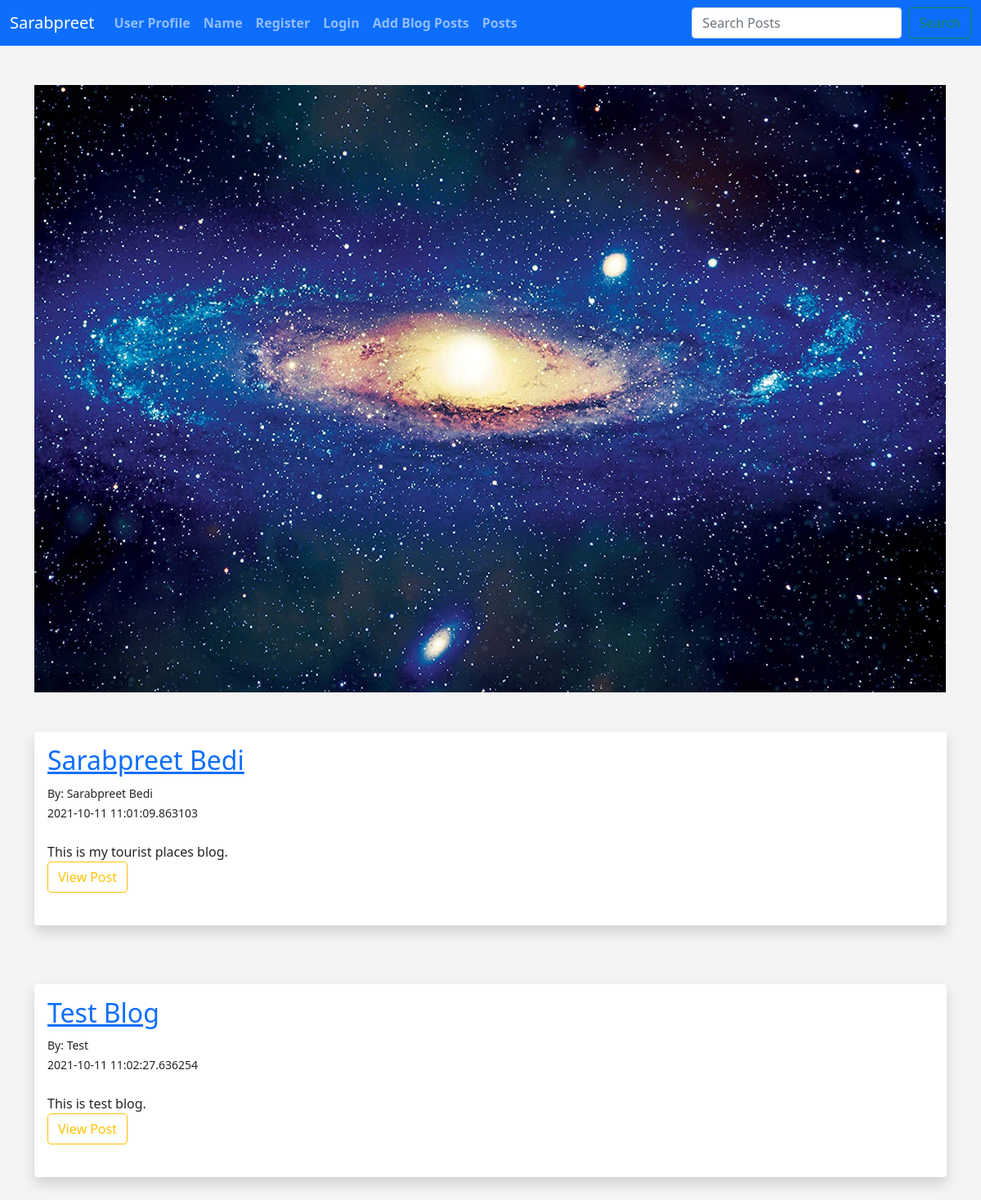
The page /posts on the database its author committed.
### app.py (models this page shows, shortened)
class Posts(db.Model):
     id = db.Column(db.Integer, primary_key=True)
     title = db.Column(db.String(255))
     content = db.Column(db.Text)
     date_posted = db.Column(db.DateTime, default=datetime.utcnow)
     slug = db.Column(db.String(225))
     poster_id = db.Column(db.Integer, db.ForeignKey('users.id'))

class Users(db.Model, UserMixin):
    id = db.Column(db.Integer, primary_key=True)
    username = db.Column(db.String(20), nullable=False, unique=True)
    name = db.Column(db.String(200), nullable=False)
    email= db.Column(db.String(120), nullable=False,unique=True)
    favorite_color = db.Column(db.String(120))
    date_added = db.Column(db.DateTime, default=datetime.utcnow)
    password_hash = db.Column(db.String(128))
    posts = db.relationship('Posts', backref='poster')
    @property
    def password(self):
        raise AttributeError('password is not a readable attribute!')

### app.py (the view)
@app.route('/posts')
def posts():
    posts = Posts.query.order_by(Posts.date_posted)
    return render_template("posts.html", posts=posts)

### templates/posts.html (shortened to what this page needs)
{% extends 'base.html'  %}
{% block content   %}
<br/>
<img src="{{ url_for('static', filename='images/planet7.jpg')}}" width=1115>
<br/><br/><br/>
{%  for post in posts    %}
<div class="shadow p-3 mb-5 bg-body rounded">
     <h2><a href= "{{ url_for('post', id=post.id )}}"> {{ post.title }} </a></h2>
     <small> By: {{ post.poster.name }} <br/>
       {{ post.date_posted }} </small><br/><br/>
      {{ post.content }}
       <br/>
       <a href= "{{ url_for('post', id=post.id )}}" class="btn btn-outline-warning ">View Post </a>
       <br/> </br>
</div>
<br/>
{% endfor  %}
{% endblock %}

### templates/base.html (shortened to what this page needs)
<!doctype html>
<html lang="en">
  <head>
    <link href="https://cdn.jsdelivr.net/npm/bootstrap@5.1.2/dist/css/bootstrap.min.css" rel="stylesheet">
    <link href="{{ url_for('static', filename='css/style.css') }}" rel="stylesheet" >
  </head>
  <body>
     {% include 'navbar.html'  %}
   <br/>
    <div class="container">
       {% block content   %}
       {% endblock %}
    </div>
  </body>
</html>

### templates/navbar.html (shortened to what this page needs)
<nav class="navbar navbar-expand-lg navbar-dark bg-primary">
  <div class="container-fluid">
    <a class="navbar-brand" href="{{url_for('index')}}">Sarabpreet</a>
    <div class="collapse navbar-collapse" id="navbarSupportedContent">
      <ul class="navbar-nav me-auto mb-2 mb-lg-0">
        <li class="nav-item">
          <a class="nav-link" href="{{url_for('test_pwd')}}"><strong>User Profile</strong></a>
        </li>
        <li class="nav-item">
          <a class="nav-link" href="{{url_for('name')}}"><strong>Name</strong></a>
        </li>
         <li class="nav-item">
          <a class="nav-link" href="{{url_for('add_user')}}"><strong>Register</strong></a>
        </li>
          {% if current_user.is_authenticated  %}
           <li class="nav-item">
          <a class="nav-link" href="{{url_for('dashboard')}}"><strong>Dashboard</strong></a>
        </li>
          <li class="nav-item">
          <a class="nav-link" href="{{url_for('logout')}}"><strong>Logout</strong></a>
        </li>
         {% else  %}
        <li class="nav-item">
          <a class="nav-link" href="{{url_for('login')}}"><strong>Login</strong></a>
        </li>
        {% endif  %}
        <li class="nav-item">
          <a class="nav-link" href="{{url_for('add_post')}}"><strong>Add Blog Posts</strong></a>
        </li>
        <li class="nav-item">
          <a class="nav-link" href="{{url_for('posts')}}"><strong>Posts</strong></a>
        </li>
      </ul>
      <form class="d-flex"  method="GET" action="search" >
        <input class="form-control me-2" type="search" name="q" placeholder="Search Posts" aria-label="Search">
        <button class="btn btn-outline-success"  type="submit">Search</button>
      </form>
    </div>
  </div>
</nav>

### static/css/style.css (style rules this page uses)
body { background: #f4f4f4; }

### rows shown on the page
Posts: title "Sarabpreet Bedi", poster.name "Sarabpreet Bedi", date_posted "2021-10-11 11:01:09.863103", content "This is my tourist places blog."
Posts: title "Test Blog", poster.name "Test", date_posted "2021-10-11 11:02:27.636254", content "This is test blog."
